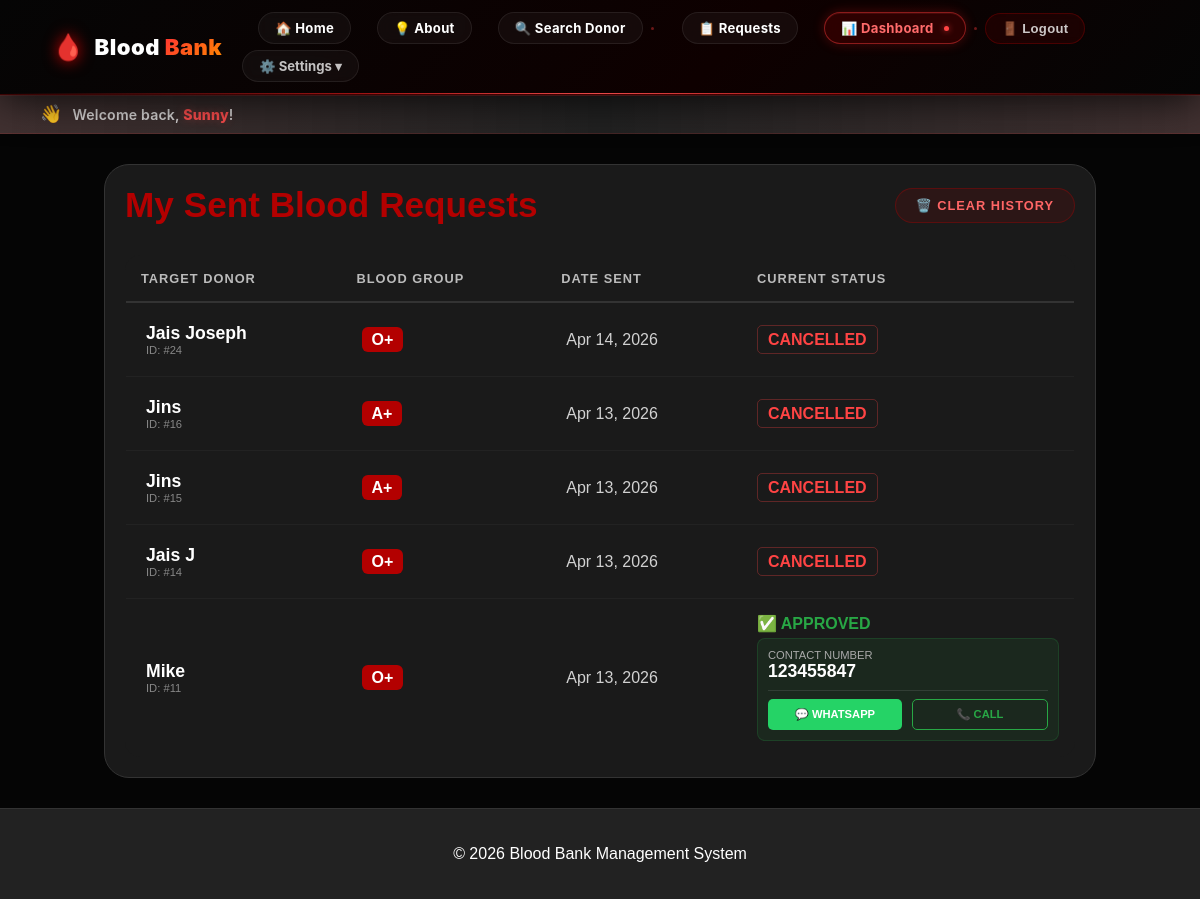
Screenshot of /my-requests/ (signed in) with the database file from the repository.
### myapp/models.py (models this page shows, shortened)
class BloodRequest(models.Model):
    STATUS_CHOICES = [
        ('Pending', 'Pending'),
        ('Approved', 'Approved'),
        ('Donated', 'Donated'),
        ('Rejected', 'Rejected'),
        ('Cancelled', 'Cancelled'),
    ]
    requester = models.ForeignKey(User, on_delete=models.CASCADE, related_name='sent_requests')
    donor = models.ForeignKey(Donor, on_delete=models.CASCADE, related_name='received_requests')
    location_info = models.CharField(max_length=255, null=True, blank=True)
    reason = models.TextField(blank=True, null=True, help_text="Purpose of blood request")
    hospital_name = models.CharField(max_length=255, null=True, blank=True, help_text="Hospital name or location")
    contact_number = models.CharField(max_length=15, null=True, blank=True)
    status = models.CharField(max_length=20, choices=STATUS_CHOICES, default='Pending')
    created_at = models.DateTimeField(auto_now_add=True)

class Donor(models.Model):
    user = models.OneToOneField(User, on_delete=models.CASCADE)
    name = models.CharField(max_length=100)
    phone = models.CharField(max_length=15, null=True, blank=True)
    age = models.PositiveIntegerField()
    gender = models.CharField(max_length=10, choices=[('Male', 'Male'), ('Female', 'Female')])
    blood_group = models.CharField(max_length=5)
    district = models.CharField(max_length=100)
    city = models.CharField(max_length=100, help_text="Home town or City")
    weight = models.FloatField(null=True, blank=True)
    height = models.FloatField(null=True, blank=True)
    last_donation_date = models.DateField(null=True, blank=True)
    is_available = models.BooleanField(default=True)
    profile_pic = models.ImageField(upload_to='donor_pics/', null=True, blank=True)
    is_emergency_available = models.BooleanField(default=False)

### myapp/views.py (the view)
# urls.py: path('my-requests/', views.my_sent_requests, name='my_sent_requests'),
@login_required
def my_sent_requests(request):
    from django.utils import timezone
    from datetime import timedelta
    cutoff = timezone.now() - timedelta(hours=24)
    all_requests = BloodRequest.objects.filter(
        requester=request.user
    ).order_by('-created_at')
    sent_requests = [
        req for req in all_requests
        if req.status not in ('Pending', 'Rejected') or req.created_at >= cutoff
    ]
    return render(request, 'sent_requests.html', {'sent_requests': sent_requests})

### myapp/templates/sent_requests.html (shortened to what this page needs)
{% extends 'base.html' %}
{% block content %}
<div class="auth-card-unified" style="max-width: 950px; margin: 30px auto; padding: 20px;">
    <div style="display: flex; align-items: center; justify-content: space-between; flex-wrap: wrap; gap: 14px; margin-bottom: 30px;">
        <h2 style="color: #b30000; font-weight: 800; font-size: 2.2rem; margin: 0;">
            My Sent Blood Requests
        </h2>
        {% if sent_requests %}
        <button class="clear-btn" onclick="document.getElementById('clearModal').classList.add('active')">
            🗑️ Clear History
        </button>
        {% endif %}
    </div>
    {% if sent_requests %}
        <div style="overflow-x: auto;">
            <table style="width: 100%; border-collapse: collapse; text-align: left; color: white; background: #1a1a1a; border-radius: 15px; border: 1px solid #333;">
                <thead>
                    <tr style="border-bottom: 2px solid #333;">
                        <th style="padding: 15px; opacity: 0.7; font-size: 0.8rem; text-transform: uppercase;">Target Donor</th>
                        <th style="padding: 15px; opacity: 0.7; font-size: 0.8rem; text-transform: uppercase;">Blood Group</th>
                        <th style="padding: 15px; opacity: 0.7; font-size: 0.8rem; text-transform: uppercase;">Date Sent</th>
                        <th style="padding: 15px; opacity: 0.7; font-size: 0.8rem; text-transform: uppercase;">Current Status</th>
                    </tr>
                </thead>
                <tbody>
                    {% for req in sent_requests %}
                    <tr style="border-bottom: 1px solid #222; transition: 0.3s; background: transparent;">
                        <td style="padding: 20px;">
                            <strong style="font-size: 1.1rem; color: #fff;">{{ req.donor.name|title }}</strong>
                            <p style="font-size: 0.7rem; color: #888; margin: 0;">ID: #{{ req.id }}</p>
                        </td>
                        <td style="padding: 20px;">
                            <span style="background: #b30000; color: white; padding: 4px 10px; border-radius: 6px; font-weight: 800;">
                                {{ req.donor.blood_group }}
                            </span>
                        </td>
                        <td style="padding: 20px; opacity: 0.8;">{{ req.created_at|date:"M d, Y" }}</td>
                        <td style="padding: 15px;">
                            {% if req.status == 'Approved' or req.status == 'Accepted' %}
                                <span style="color: #28a745; font-weight: 800; display: block; margin-bottom: 5px;">✅ APPROVED</span>
                                <div style="padding: 10px; background: rgba(40, 167, 69, 0.1); border-radius: 8px; border: 1px solid rgba(40, 167, 69, 0.2);">
                                    <div style="font-size: 0.7rem; color: #aaa; text-transform: uppercase;">Contact Number</div>
                                    <strong style="color: #fff; font-size: 1.1rem;">{{ req.donor.phone }}</strong>
                                    <div style="display: flex; gap: 10px; margin-top: 8px; border-top: 1px solid rgba(255,255,255,0.1); padding-top: 8px;">
                                        <button onclick="sendWhatsApp(event, '{{ req.donor.phone }}', '{{ req.donor.name }}', '{{ req.donor.blood_group }}', '{{ req.hospital_name|default:'the hospital' }}')"
                                                style="flex: 1; background: #25D366; color: white; border: none; padding: 8px; border-radius: 5px; font-size: 0.7rem; font-weight: 800; cursor: pointer; text-transform: uppercase;">
                                            💬 WhatsApp
                                        </button>
                                        <a href="tel:{{ req.donor.phone }}" style="flex: 1; border: 1px solid #28a745; color: #28a745; text-decoration: none; padding: 8px; border-radius: 5px; font-size: 0.7rem; font-weight: 800; text-align: center; text-transform: uppercase;">
                                            📞 Call
                                        </a>
                                    </div>
                                </div>
                            {% elif req.status == 'Donated' %}
                                <span style="color: #007bff; font-weight: 800;">🩸 DONATION COMPLETE</span>
                                <p style="font-size: 0.7rem; color: #28a745; margin-top: 4px;">Thank you for saving a life!</p>
                            {% else %}
                                <span style="color: #ff4444; font-weight: 800; border: 1px solid rgba(255,68,68,0.3); padding: 5px 10px; border-radius: 5px;">
                                    {{ req.status|upper }}
                                </span>
                            {% endif %}
                        </td>
                    </tr>
                    {% endfor %}
                </tbody>
            </table>
        </div>
    {% endif %}
</div>
{% endblock %}

### templates/base.html (shortened to what this page needs)
{% load static %}
<!DOCTYPE html>
<html lang="en">
<head>
    <link rel="stylesheet" href="{% static 'css/style.css' %}">
    <link rel="stylesheet" href="{% static 'css/home.css' %}">
</head>
<body>
<header class="header" style="padding: 12px 0; color: white; width: 100%;">
    <nav style="display: flex; justify-content: space-between; align-items: center; width: 100%; max-width: 1400px; margin: 0 auto; padding: 0 32px; box-sizing: border-box; gap: 16px;">
        <a href="{% url 'index' %}" class="nav-brand">
            <span class="nav-brand-icon">🩸</span>
            <span class="nav-brand-text">Blood <span>Bank</span></span>
        </a>
        <div class="nav-links-container">
            <a href="{% url 'index' %}" class="nav-btn">🏠 Home</a>
            <a href="{% url 'about' %}" class="nav-btn">💡 About</a>
            <a href="{% url 'search_blood' %}" class="nav-btn">🔍 Search Donor</a>
            {% if user.is_authenticated %}
            <span class="nav-divider"></span>
            <a href="{% url 'my_sent_requests' %}" class="nav-btn">📋 Requests</a>
            {% if user.donor %}
            <a href="{% url 'donor_dashboard' %}" class="nav-btn btn-active">📊 Dashboard</a>
            {% else %}
            <a href="{% url 'register' %}" class="nav-btn">❤️ Become a Donor</a>
            {% endif %}
            <span class="nav-divider"></span>
            <form action="{% url 'logout' %}" method="post" style="display: inline; margin: 0;">
                <button type="submit" class="nav-btn nav-btn-logout" style="cursor: pointer; font-family: inherit;">
                    🚪 Logout
                </button>
            </form>
            {% else %}
            <span class="nav-divider"></span>
            <a href="{% url 'login' %}" class="nav-btn">🔑 Login</a>
            <a href="{% url 'signup' %}" class="nav-btn btn-signup">✨ Sign Up</a>
            {% endif %}
            <div class="settings-dropdown">
                <span class="settings-btn">⚙️ Settings ▾</span>
            </div>
        </div>
    </nav>
</header>
{% if user.is_authenticated %}
<div class="welcome-bar">
    <div class="welcome-content">
        <span class="welcome-icon">👋</span>
        <span class="welcome-text">Welcome back, <span class="username">{{ user.username|title }}</span>!</span>
    </div>
</div>
{% endif %}
<main>
    {% block content %}
    {% endblock %}
</main>
<footer>
    <p>&copy; 2026 Blood Bank Management System</p>
</footer>
</body>
</html>

### bloodbank/static/css/style.css (style rules this page uses)
body { margin: 0; font-family: Arial, sans-serif; background-color: #f4f4f4; }
.header { background-color: #b30000; color: white; padding: 15px 50px; display: flex; justify-content: space-between; align-items: center; }
.header nav a { color: white; text-decoration: none; margin-left: 20px; font-weight: bold; }
table th { text-transform: uppercase; font-size: 14px; letter-spacing: 1px; }
tr:nth-child(even) { background-color: #f9f9f9; }

### myapp/templates/sent_requests.html (style rules this page uses)
.auth-card-unified { border-radius: 25px !important; overflow: hidden; }
table { border-radius: 15px !important; overflow: hidden; border: 1px solid #333 !important; }
thead tr:first-child th:first-child { border-top-left-radius: 15px; }
thead tr:first-child th:last-child { border-top-right-radius: 15px; }
.clear-btn { display: inline-flex; align-items: center; gap: 7px; padding: 9px 20px; background: rgba(179, 0, 0, 0.12); border: 1px solid rgba(179, 0, 0, 0.35); color: #ff6666; border-radius: 30px; font-size: 0.8rem; font-weight: 800; text-transform: uppercase; letter-spacing: 1px; cursor: pointer; transition: all 0.25s ease; font-family: inherit; }

### rows the page displays
BloodRequest: donor.name "Jais Joseph", id "24", donor.blood_group "O+", created_at "Apr 14, 2026", status "CANCELLED"
BloodRequest: donor.name "Jins", id "16", donor.blood_group "A+", created_at "Apr 13, 2026", status "CANCELLED"
BloodRequest: donor.name "Jins", id "15", donor.blood_group "A+", created_at "Apr 13, 2026", status "CANCELLED"
BloodRequest: donor.name "Jais J", id "14", donor.blood_group "O+", created_at "Apr 13, 2026", status "CANCELLED"
BloodRequest: donor.name "Mike", id "11", donor.blood_group "O+", created_at "Apr 13, 2026", donor.phone "123455847"

### other values shown
{{ user.username|title }} "Sunny"
